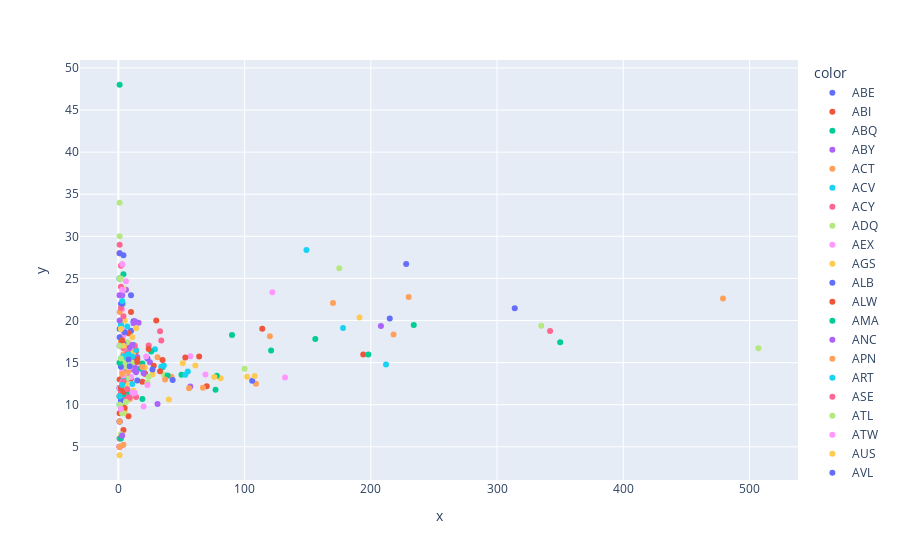

The notebook cell saved with this chart:
### Code cell
import plotly.express as go
plt.figure(figsize=(12, 8))

fig=go.scatter(x=taxi_out[('taxi_out', 'count')], y=taxi_out[('taxi_out', 'mean')], color=taxi_out['origin'])
fig.show()
